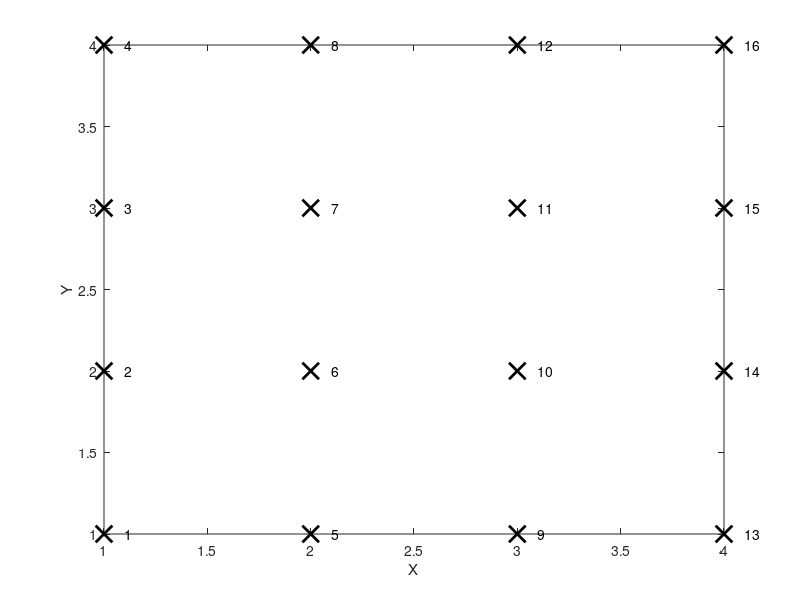

The MATLAB script that drew this image:
%MATLAB-Homework Nr.3-1
%student name: LI JINGYI  Student Nr: r2295014 
clear all
format compact
format short

n=4;
[X,Y]=meshgrid(1:n);
plot(X,Y,'kx','Markersize',12,'Linewidth',2)
xlabel('X')
ylabel('Y')

for i=1:length(X)
     for j=1:length(Y)
          %j_motified=5/2*[1+(-1)^(i-1)]+(-1)^(i)*j;  Z-Sque
      text(i+0.1,j,num2str(n*(i-1)+j))
     end
 end
hold on

return